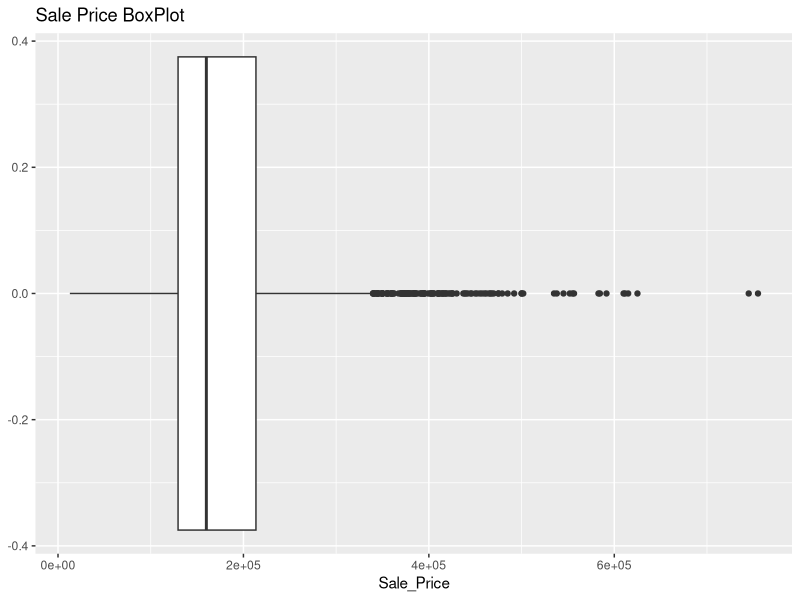
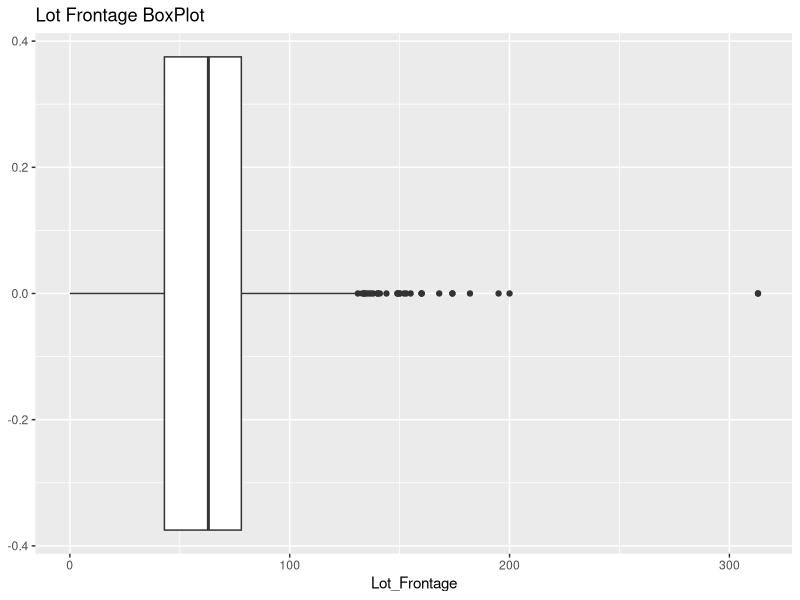
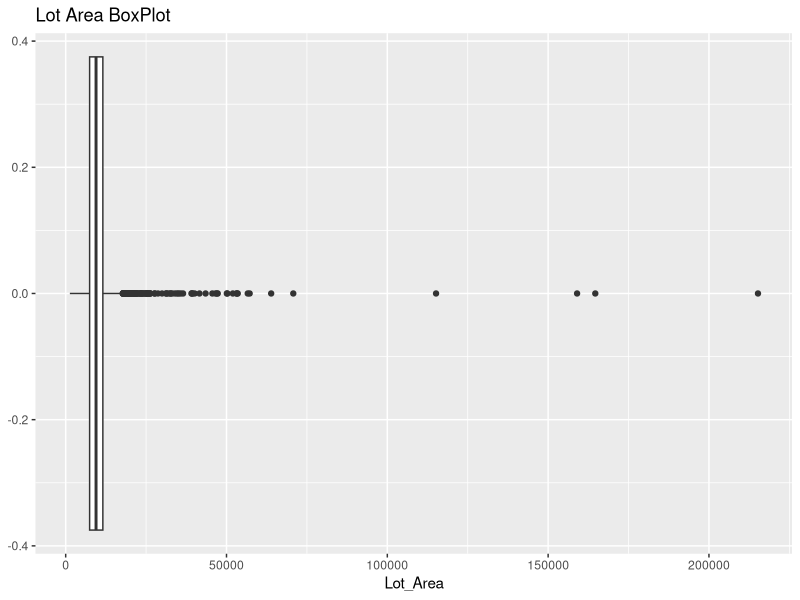
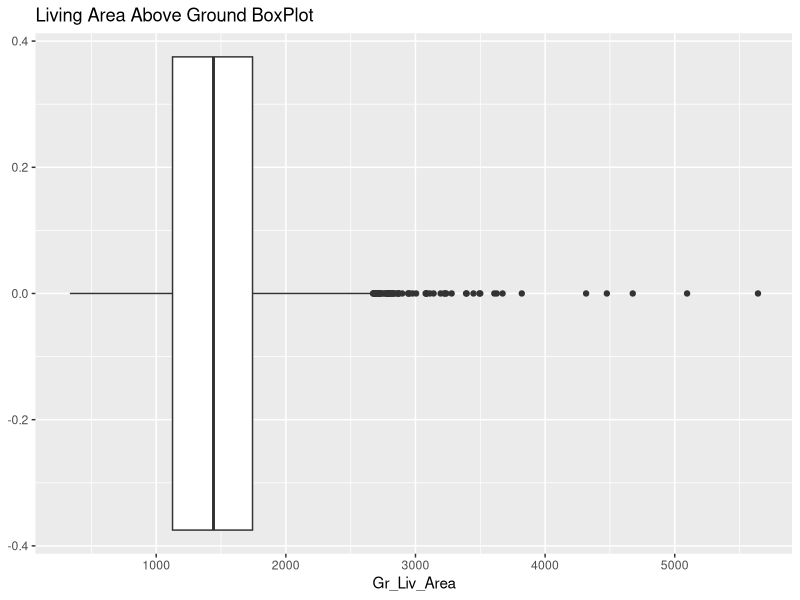
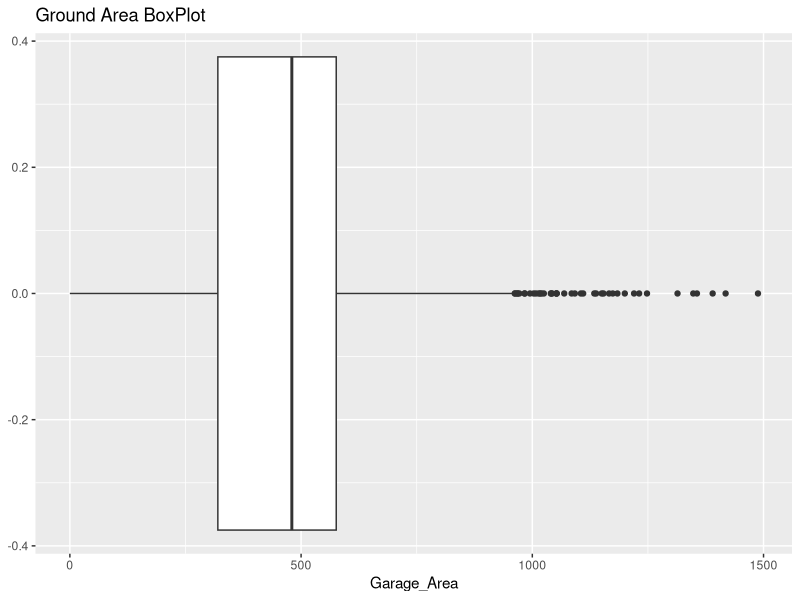
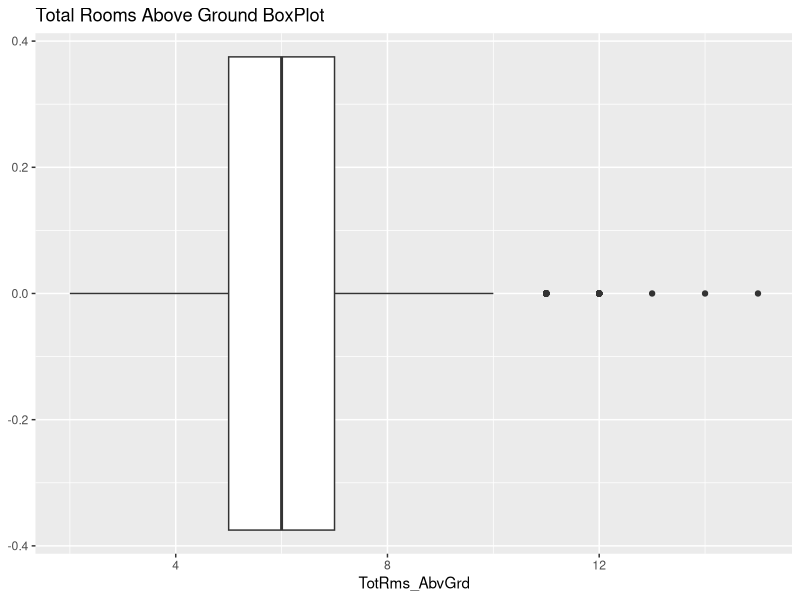
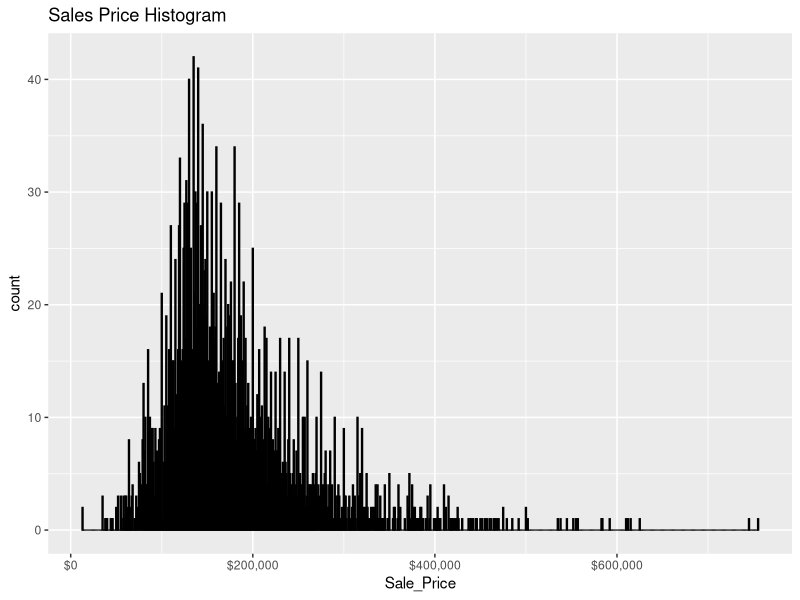
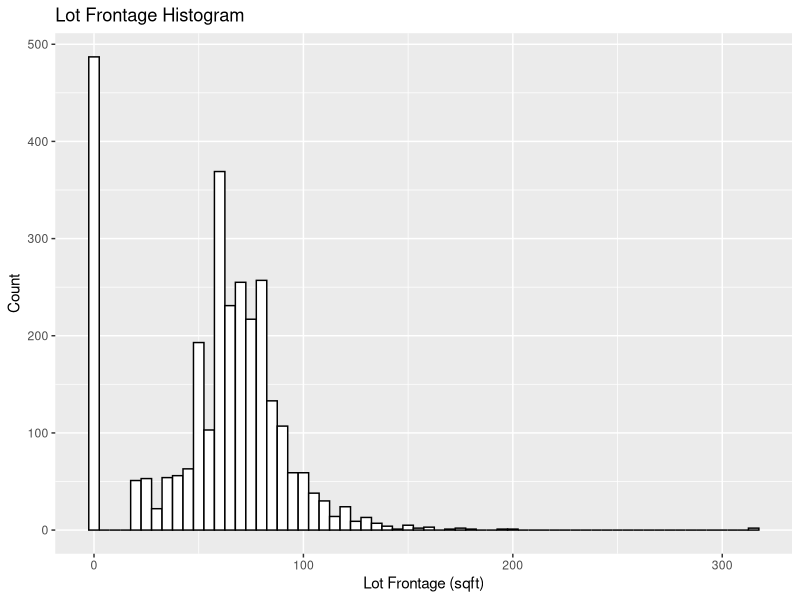

Generate these figures, in order, with R:
## ---- chunk 1

knitr::opts_chunk$set(include=TRUE, echo=TRUE, message=FALSE, warning=FALSE)
## ---- chunk 2
# load the libraries

library(tidyverse)
library(knitr)
library(ggplot2)
library(modeldata)
library(lubridate)

## ---- chunk 3
# load the data
data(ames)

houses <- ames %>%
     # select some interesting columns
    select(
        Sale_Price, Lot_Frontage, Lot_Area, Gr_Liv_Area, Garage_Area, 
        TotRms_AbvGrd, Year_Built, Year_Remod_Add, Neighborhood, Bldg_Type, 
        House_Style, Overall_Cond, Functional, Year_Sold, Mo_Sold, Longitude,
        Latitude
    ) %>%
    
    # create a unique location from each pair of longitude and latitude values
    mutate(Coordinates = str_c(Longitude, ' ', Latitude)) %>%
    select(-Longitude, -Latitude) %>%
    
    # bin the built-years by decade
    mutate(Decade_Built = Year_Built - (Year_Built %% 10)) %>%
    
    # combine the sale year and month into a sale date
    # assume the first day of the month
    mutate(Date_Sold = ymd(str_c(Year_Sold, '-', Mo_Sold, '-', '1'))) %>%
    
    # delete neighborhoods having fewer than three sales
    group_by(Neighborhood) %>%
    filter(n() > 2) %>%
    ungroup()
## ---- chunk 4
glimpse(houses)
tail(houses)
## ---- chunk 5
#Check to make sure identifiers don't have any missing variables 
houses %>% is.na() %>% colSums() 

## ---- chunk 6
unique_identifiers <- houses %>%
  summarize(unique_Year_Built = n_distinct(Year_Built),
            unique_Year_Remod_Add = n_distinct(Year_Remod_Add),
            unique_Neighborhood = n_distinct(Neighborhood),
            unique_Year_Sold = n_distinct(Year_Sold),
            unique_Mo_Sold = n_distinct(Mo_Sold),
            unique_Coordinates = n_distinct(Coordinates),
            unique_Decade_Built = n_distinct(Decade_Built),
            unique_Date_Sold = n_distinct(Date_Sold))
          

unique_identifiers %>%
  kable()

## ---- chunk 7
#Year_Built
unique_Year_Built <- houses %>% 
  select(Year_Built) %>% 
  unique() 
##First 6
head(unique_Year_Built) %>% #Refer to Appendix #1
  kable()

#Year_Remod_Add
unique_Year_Remod_Add <- houses %>% 
  select(Year_Remod_Add) %>% 
  unique() 
##First 6
head(unique_Year_Remod_Add) %>% #Refer to Appendix #2
  kable()

#Neighborhood 
unique_Neighborhood <- houses %>% 
  select(Neighborhood) %>% 
  unique() 
unique_Neighborhood %>%
  kable()

#Year_Sold
unique_Year_Sold <- houses %>% 
  select(Year_Sold) %>% 
  unique() 
unique_Year_Sold %>%
  kable()

#Mo_Sold
unique_Mo_Sold <- houses %>% 
  select(Mo_Sold) %>% 
  unique() 
unique_Mo_Sold %>%
  kable()

#Coordinates
unique_Coordinates <- houses %>% 
  select(Coordinates) %>% 
  unique() 
##First 6
head(unique_Coordinates) %>% #Refer to Appendix #3
  kable()

#Decade_Built
unique_Decade_Built <- houses %>% 
  select(Decade_Built) %>% 
  unique() 
unique_Decade_Built %>%
  kable()

#Date_Sold
unique_Date_Sold <- houses %>% 
  select(Date_Sold) %>% 
  unique() 
##First 6
head(unique_Date_Sold) %>% #Refer to Appendix #4
  kable()

## ---- chunk 8
unique_identifiers_qual <- houses %>%
  summarize(unique_Bldg_Type = n_distinct(Bldg_Type),
            unique_House_Style = n_distinct(House_Style),
            unique_functional = n_distinct(Functional),
            unique_Overall_Cond = n_distinct(Overall_Cond))
          

unique_identifiers_qual %>%
  kable()
## ---- chunk 9
#Bldg_Type
unique_Bldg_Type <- houses %>% 
  select(Bldg_Type) %>% 
  unique() 
unique_Bldg_Type %>%
  kable()

#House_Style
unique_House_Style <- houses %>% 
  select(House_Style) %>% 
  unique() 
unique_House_Style %>% 
  kable()

#Functional 
unique_Functional <- houses %>% 
  select(Functional) %>% 
  unique() 
unique_Functional %>%
  kable()

#Overall_Cond
unique_Overall_Cond <- houses %>% 
  select(Overall_Cond) %>% 
  unique() 
unique_Overall_Cond %>%
  kable()
## ---- chunk 10
#Sale_Price
sum_stats_Sale_Price <- houses %>%
  summarise(q1_Sale_Price = quantile(Sale_Price, 0.25),
            med_Sale_Price = median(Sale_Price),
            q2_Sale_Price = quantile(Sale_Price, 0.75),
            min_Sale_Price = min(Sale_Price),
            median_Sale_Price = median(Sale_Price),
            max_Sale_Price = max(Sale_Price),
            SD_Sale_Price = sd(Sale_Price),
            IQR_Sale_Price = IQR(Sale_Price))

sum_stats_Sale_Price %>%
  kable() 
## ---- chunk 11
#Lot_Frontage
sum_stats_Lot_Frontage <- houses %>%
  summarise(q1_Lot_Frontage = quantile(Lot_Frontage, 0.25),
            med_Lot_Frontage = median(Lot_Frontage),
            q2_Lot_Frontage = quantile(Lot_Frontage, 0.75),
            min_Lot_Frontage = min(Lot_Frontage),
            median_Lot_Frontage = median(Lot_Frontage),
            max_Lot_Frontage = max(Lot_Frontage),
            SD_Lot_Frontage = sd(Lot_Frontage),
            IQR_Lot_Frontage = IQR(Lot_Frontage))

sum_stats_Lot_Frontage %>%
  kable() 
## ---- chunk 12
#Lot_Area
sum_stats_Lot_Area <- houses %>%
  summarise(q1_Lot_Area = quantile(Lot_Area, 0.25),
            med_Lot_Area = median(Lot_Area),
            q2_Lot_Area = quantile(Lot_Area, 0.75),
            min_Lot_Area = min(Lot_Area),
            median_Lot_Area = median(Lot_Area),
            max_Lot_Area = max(Lot_Area),
            SD_Lot_Area = sd(Lot_Area),
            IQR_Lot_Area = IQR(Lot_Area))

sum_stats_Lot_Area %>%
  kable() 
## ---- chunk 13
#Gr_liv_Area
sum_stats_Gr_liv<- houses %>%
  summarise(q1_Gr_liv_Area = quantile(Gr_Liv_Area, 0.25),
            med_Gr_liv_Area = median(Gr_Liv_Area),
            q2_Gr_liv_Area = quantile(Gr_Liv_Area, 0.75),
            min_Gr_liv_Area = min(Gr_Liv_Area),
            median_Gr_liv_Area = median(Gr_Liv_Area),
            max_Gr_liv_Area = max(Gr_Liv_Area),
            SD_Gr_liv_Area = sd(Gr_Liv_Area),
            IQR_Gr_liv_Area = IQR(Gr_Liv_Area))

sum_stats_Gr_liv %>%
  kable() 
## ---- chunk 14
#Garage_Area
sum_stats_Garage_Area<- houses %>%
  summarise(q1_Garage_Area = quantile(Garage_Area, 0.25),
            med_Garage_Area = median(Garage_Area),
            q2_Garage_Area = quantile(Garage_Area, 0.75),
            min_Garage_Area = min(Garage_Area),
            median_Garage_Area = median(Garage_Area),
            max_Garage_Area = max(Garage_Area),
            SD_Garage_Area = sd(Garage_Area),
            IQR_Garage_Area = IQR(Garage_Area))

sum_stats_Garage_Area %>%
  kable() 
## ---- chunk 15
#TotRms_AbvGrd
sum_stats_TotRms_AbvGrd<- houses %>%
  summarise(q1_TotRms_AbvGrd = quantile(TotRms_AbvGrd, 0.25),
            med_TotRms_AbvGrd = median(TotRms_AbvGrd),
            q2_TotRms_AbvGrd = quantile(TotRms_AbvGrd, 0.75),
            min_TotRms_AbvGrd = min(TotRms_AbvGrd),
            median_TotRms_AbvGrd = median(TotRms_AbvGrd),
            max_TotRms_AbvGrd = max(TotRms_AbvGrd),
            SD_TotRms_AbvGrd = sd(TotRms_AbvGrd),
            IQR_TotRms_AbvGrd = IQR(TotRms_AbvGrd))

sum_stats_TotRms_AbvGrd %>%
  kable() 
## ---- chunk 16
#Sale_Price
sum_stats_Sale_Price <- houses %>%
  group_by(Bldg_Type) %>%
  summarise(q1_Sale_Price = quantile(Sale_Price, 0.25),
            med_Sale_Price = median(Sale_Price),
            q2_Sale_Price = quantile(Sale_Price, 0.75),
            min_Sale_Price = min(Sale_Price),
            median_Sale_Price = median(Sale_Price),
            max_Sale_Price = max(Sale_Price),
            SD_Sale_Price = sd(Sale_Price),
            IQR_Sale_Price = IQR(Sale_Price))

sum_stats_Sale_Price %>%
  kable() 
## ---- chunk 17
#Lot_Frontage
sum_stats_Lot_Frontage <- houses %>%
  group_by(Bldg_Type) %>%
  summarise(q1_Lot_Frontage = quantile(Lot_Frontage, 0.25),
            med_Lot_Frontage = median(Lot_Frontage),
            q2_Lot_Frontage = quantile(Lot_Frontage, 0.75),
            min_Lot_Frontage = min(Lot_Frontage),
            median_Lot_Frontage = median(Lot_Frontage),
            max_Lot_Frontage = max(Lot_Frontage),
            SD_Lot_Frontage = sd(Lot_Frontage),
            IQR_Lot_Frontage = IQR(Lot_Frontage))

sum_stats_Lot_Frontage %>%
  kable() 
## ---- chunk 18
#Lot_Area
sum_stats_Lot_Area <- houses %>%
  group_by(Bldg_Type) %>%
  summarise(q1_Lot_Area = quantile(Lot_Area, 0.25),
            med_Lot_Area = median(Lot_Area),
            q2_Lot_Area = quantile(Lot_Area, 0.75),
            min_Lot_Area = min(Lot_Area),
            median_Lot_Area = median(Lot_Area),
            max_Lot_Area = max(Lot_Area),
            SD_Lot_Area = sd(Lot_Area),
            IQR_Lot_Area = IQR(Lot_Area))

sum_stats_Lot_Area %>%
  kable() 
## ---- chunk 19
#Gr_Liv_Area
sum_stats_Gr_liv<- houses %>%
  group_by(Bldg_Type) %>%
  summarise(q1_Gr_liv_Area = quantile(Gr_Liv_Area, 0.25),
            med_Gr_liv_Area = median(Gr_Liv_Area),
            q2_Gr_liv_Area = quantile(Gr_Liv_Area, 0.75),
            min_Gr_liv_Area = min(Gr_Liv_Area),
            median_Gr_liv_Area = median(Gr_Liv_Area),
            max_Gr_liv_Area = max(Gr_Liv_Area),
            SD_Gr_liv_Area = sd(Gr_Liv_Area),
            IQR_Gr_liv_Area = IQR(Gr_Liv_Area))

sum_stats_Gr_liv %>%
  kable() 
## ---- chunk 20
#Garage_Area
sum_stats_Garage_Area<- houses %>%
  group_by(Bldg_Type) %>%
  summarise(q1_Garage_Area = quantile(Garage_Area, 0.25),
            med_Garage_Area = median(Garage_Area),
            q2_Garage_Area = quantile(Garage_Area, 0.75),
            min_Garage_Area = min(Garage_Area),
            median_Garage_Area = median(Garage_Area),
            max_Garage_Area = max(Garage_Area),
            SD_Garage_Area = sd(Garage_Area),
            IQR_Garage_Area = IQR(Garage_Area))

sum_stats_Garage_Area %>%
  kable() 
## ---- chunk 21
#TotRms_AbvGrd
sum_stats_TotRms_AbvGrd<- houses %>%
  group_by(Bldg_Type) %>%
  summarise(q1_TotRms_AbvGrd = quantile(TotRms_AbvGrd, 0.25),
            med_TotRms_AbvGrd = median(TotRms_AbvGrd),
            q2_TotRms_AbvGrd = quantile(TotRms_AbvGrd, 0.75),
            min_TotRms_AbvGrd = min(TotRms_AbvGrd),
            median_TotRms_AbvGrd = median(TotRms_AbvGrd),
            max_TotRms_AbvGrd = max(TotRms_AbvGrd),
            SD_TotRms_AbvGrd = sd(TotRms_AbvGrd),
            IQR_TotRms_AbvGrd = IQR(TotRms_AbvGrd))

sum_stats_TotRms_AbvGrd %>%
  kable() 
## ---- chunk 22
Outliers_Sale_Price <- houses %>%
ggplot(aes(y = Sale_Price)) +
geom_boxplot() +
ggtitle('Sale Price BoxPlot') + 
  coord_flip()

Outliers_Sale_Price
## ---- chunk 23
Outliers_Lot_Frontage <- houses %>%
ggplot(aes(y = Lot_Frontage)) +
geom_boxplot() +
ggtitle('Lot Frontage BoxPlot') + 
  coord_flip()

Outliers_Lot_Frontage
## ---- chunk 24
Outliers_Lot_Area <- houses %>%
ggplot(aes(y = Lot_Area)) +
geom_boxplot() +
ggtitle('Lot Area BoxPlot') + 
  coord_flip()

Outliers_Lot_Area
## ---- chunk 25
Outliers_Gr_Liv_Area <- houses %>%
ggplot(aes(y = Gr_Liv_Area)) +
geom_boxplot() +
ggtitle('Living Area Above Ground BoxPlot') + 
  coord_flip()

Outliers_Gr_Liv_Area
## ---- chunk 26
Outliers_Garage_Area <- houses %>%
ggplot(aes(y = Garage_Area)) +
geom_boxplot() +
ggtitle('Ground Area BoxPlot') + 
  coord_flip()

Outliers_Garage_Area
## ---- chunk 27
Outliers_TotRms_AbvGrd <- houses %>%
ggplot(aes(y = TotRms_AbvGrd)) +
geom_boxplot() +
ggtitle('Total Rooms Above Ground BoxPlot') + 
  coord_flip()

Outliers_TotRms_AbvGrd
## ---- chunk 28
#Sale_Price
houses %>% 
  ggplot(aes(x = Sale_Price)) +
  ggtitle('Sales Price Histogram') +
  geom_histogram(color="black", fill="white", binwidth = 1000) +
  scale_x_continuous(labels = scales::dollar_format()) 

## ---- chunk 29
#Lot_Frontage
houses %>% 
  ggplot(aes(x = Lot_Frontage)) +
  geom_histogram(color="black", fill="white", binwidth = 5) +
  labs(title = "Lot Frontage Histogram",
         x = 'Lot Frontage (sqft)',
         y = 'Count')
## ---- chunk 30
#Lot_Area
houses %>% 
  ggplot(aes(x = Lot_Area)) +
  geom_histogram(color="black", fill="white", binwidth = 1000) +
  labs(title = "Lot Area Histogram",
         x = 'Lot Area (sqft)',
         y = 'Count')
## ---- chunk 31
#Gr_liv_Area
houses %>% 
  ggplot(aes(x = Gr_Liv_Area)) +
  geom_histogram(color="black", fill="white", binwidth = 100) +
   labs(title = "Living Area Above Ground Histogram",
         x = 'Living Area Above Ground (sqft)',
         y = 'Count')
## ---- chunk 32
#Garage_Area
houses %>% 
  ggplot(aes(x = Garage_Area)) +
  geom_histogram(color="black", fill="white", binwidth = 10) +
 labs(title = "Garage Area Histogram",
         x = 'Garage Area (sqft)',
         y = 'Count')
## ---- chunk 33
#TotRms_AbvGrd
houses %>% 
  ggplot(aes(x = TotRms_AbvGrd)) +
  geom_histogram(color="black", fill="white", binwidth = 1) +
 labs(title = "Total Rooms Above Ground Histogram",
         x = 'Total Rooms Above Ground',
         y = 'Count')
## ---- chunk 34
#Sale_Price
houses %>%
    ggplot(aes(x = Decade_Built, y = Sale_Price)) + 
    geom_point(alpha = 0.5) +
    geom_smooth(formula = 'y ~ x', method = 'lm') +
    facet_wrap(vars(Neighborhood), ncol = 5) +
      scale_y_continuous(labels = scales::dollar_format())  +
    labs(title = "Distribution of Sale Price by Neighborhood and Decade Built",
         x = '',
         y = '')
## ---- chunk 35
#Lot_Frontage
houses %>%
    ggplot(aes(x = Decade_Built, y = Lot_Frontage)) + 
    geom_point(alpha = 0.5) +
    geom_smooth(formula = 'y ~ x', method = 'lm') +
    facet_wrap(vars(Neighborhood), ncol = 5) +
    labs(title = "Distribution of Lot Frontage (sqft) by Neighborhood and Decade Built",
         x = '',
         y = '')
## ---- chunk 36
#Lot_Area
houses %>%
    ggplot(aes(x = Decade_Built, y = Lot_Area)) + 
    geom_point(alpha = 0.5) +
    geom_smooth(formula = 'y ~ x', method = 'lm') +
    facet_wrap(vars(Neighborhood), ncol = 5) +
    labs(title = "Distribution of Lot Area (sqft) by Neighborhood and Decade Built",
         x = '',
         y = '')
## ---- chunk 37
#Gr_liv_Area
houses %>%
    ggplot(aes(x = Decade_Built, y = Gr_Liv_Area)) + 
    geom_point(alpha = 0.5) +
    geom_smooth(formula = 'y ~ x', method = 'lm') +
    facet_wrap(vars(Neighborhood), ncol = 5) +
    labs(title = "Distribution of Living Area Above Ground (sqft) by Neighborhood and Decade Built",
         x = '',
         y = '')
## ---- chunk 38
#Garage_Area
houses %>%
    ggplot(aes(x = Decade_Built, y = Garage_Area)) + 
    geom_point(alpha = 0.5) +
    geom_smooth(formula = 'y ~ x', method = 'lm') +
    facet_wrap(vars(Neighborhood), ncol = 5) +
    labs(title = "Distribution of Garage Area (sqft) by Neighborhood and Decade Built",
         x = '',
         y = '')
## ---- chunk 39
#TotRms_AbvGrd
houses %>%
    ggplot(aes(x = Decade_Built, y = TotRms_AbvGrd)) + 
    geom_point(alpha = 0.5) +
    geom_smooth(formula = 'y ~ x', method = 'lm') +
    facet_wrap(vars(Neighborhood), ncol = 5) +
    labs(title = "Distribution of Total Rooms Above Ground by Neighborhood and Decade Built",
         x = '',
         y = '')
## ---- chunk 40
houses %>%
    select(Sale_Price, Gr_Liv_Area) %>%
    cor()
## ---- chunk 41
houses %>%
    ggplot(aes(x = Sale_Price, y = Gr_Liv_Area, color = Bldg_Type)) +
    geom_point(alpha = 0.5) + 
    facet_wrap(vars(Decade_Built), ncol = 3) +
    scale_x_continuous(labels = scales::dollar_format()) +
    labs(title = "Sales Prive vs Ground Living Area",
         subtitle = "By Decade Built and Building Type",
         x = 'Sale Price',
         y = 'Ground Living Area')
## ---- chunk 42
#1
unique_Year_Built <- houses %>% 
  select(Year_Built) %>% 
  unique() 

unique_Year_Built %>%
  kable()

#2
unique_Year_Remod_Add <- houses %>% 
  select(Year_Remod_Add) %>% 
  unique() 
unique_Year_Remod_Add %>%
  kable()

#3
unique_Coordinates <- houses %>% 
  select(Coordinates) %>% 
  unique() 
unique_Coordinates %>%
  kable()

#4
unique_Date_Sold <- houses %>% 
  select(Date_Sold) %>% 
  unique() 
unique_Date_Sold %>% #Refer to Appendix #4
  kable()
